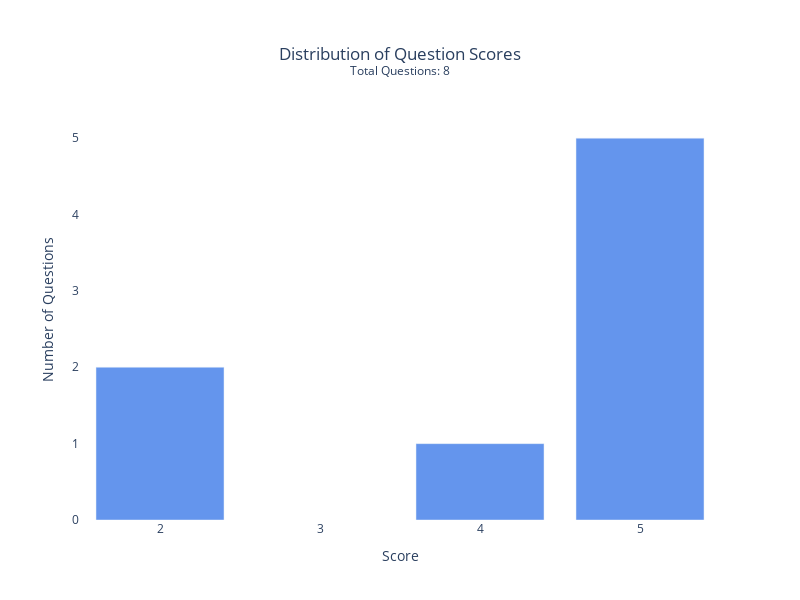

The notebook cell saved with this chart:
### Markdown cell above
---
Run the following code to graph the distribution of scores, and of scores by category.

### Code cell
if MAIN:
    fig = plot_simple_score_distribution(scored_dataset,
                                        score_key="score", # key corresponding to the score
                                        title="Distribution of Question Scores",
                                        x_title="Score",
                                        y_title="Number of Questions",
                                        bar_color='rgb(100,149,237)', 
                                        width=800,
                                        height=600)
    fig.show()

### Figure 1 — Plotly figure (JSON) as saved in the notebook; plotly's stock layout.template omitted (floating-point values rounded to 4 significant figures)
{"data": [{"hoverinfo": "text", "hovertext": ["Score: 2<br>Count: 2<br>Percentage: 25.00%", "Score: 4<br>Count: 1<br>Percentage: 12.50%", "Score: 5<br>Count: 5<br>Percentage: 62.50%"], "marker": {"color": "rgb(100,149,237)"}, "type": "bar", "x": [2, 4, 5], "y": [2, 1, 5]}], "layout": {"height": 600, "plot_bgcolor": "white", "title": {"text": "Distribution of Question Scores<br><sup>Total Questions: 8</sup>", "x": 0.5, "xanchor": "center", "y": 0.9, "yanchor": "top"}, "width": 800, "xaxis": {"dtick": 1, "range": [1.5, 5.5], "showgrid": false, "tick0": 2, "tickmode": "linear", "title": {"text": "Score"}}, "yaxis": {"dtick": 1, "range": [0, 5.5], "showgrid": false, "tick0": 0, "tickmode": "linear", "title": {"text": "Number of Questions"}}}}
